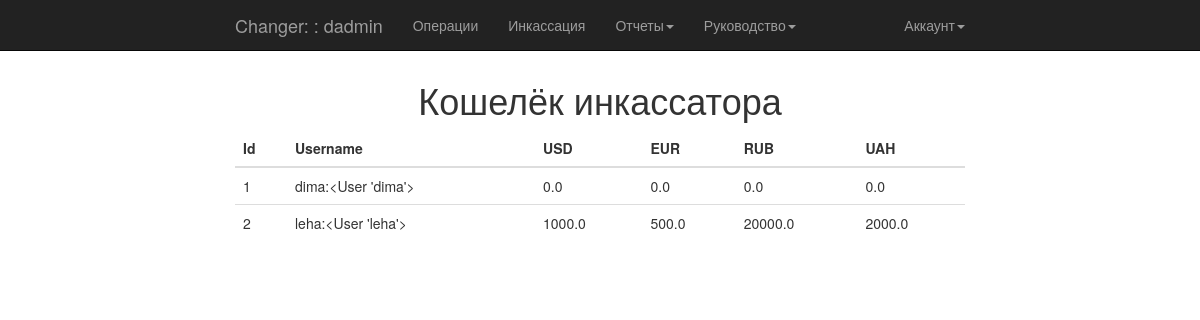
The page /boss/boss_money_collector (signed in) on the database its author committed.
### app/models.py (models this page shows, shortened)
class User(UserMixin, db.Model):
    __tablename__ = 'users'
    id = db.Column(db.Integer, primary_key=True)
    username = db.Column(db.String(64), unique=True, index=True)
    password_hash = db.Column(db.String(128))
    member_since = db.Column(db.DateTime(), default=datetime.utcnow)
    last_seen = db.Column(db.DateTime(), default=datetime.utcnow)
    status = db.Column(db.Boolean, default=True)
    role_id = db.Column(db.Integer, db.ForeignKey('roles.id'))
    role = db.relationship('Role', backref='user')
    cash_id = db.Column(db.Integer, db.ForeignKey('cashes.id'))
    cash = db.relationship('Cashes', backref='user')
    group_id = db.Column(db.Integer, db.ForeignKey('group_cashes.id'), default=1)
    group = db.relationship('GroupOfCashes', backref='user')
    deals = db.relationship('Deals', backref='user', lazy='dynamic')
    transactions = db.relationship('Transaction', backref='user', lazy='dynamic')
    collections = db.relationship('Collections', backref='user')
    def can(self, permissions):
        return self.role is not None and (self.role.permissions & permissions) == permissions
    @property
    def password(self):
        raise "Password isn't readable attribute"
    def __repr__(self):
        return '<User %r>' % self.username

class WalletCollector(db.Model):
    __tablename__ = "wallet_collector"
    id = db.Column(db.Integer, primary_key=True)
    collector_id = db.Column(db.Integer, db.ForeignKey('users.id'))
    date_operation = db.Column(db.DateTime, default=datetime.utcnow)
    count_uah = db.Column(db.Float)
    count_usd = db.Column(db.Float)
    count_eur = db.Column(db.Float)
    count_rub = db.Column(db.Float)
    collector = db.relationship('User')

### app/boss/views.py (the view)
@boss.route('/boss_money_collector')
@login_required
@permission_required(Permission.SHOW_STATUS)
def boss_money_collector():
    role_collector = Role.query.filter_by(name='Collector').first()
    collectors = User.query.filter_by(role=role_collector).filter_by(status=True).order_by('id').all()
    list_wallet_collector =[]
    for i in collectors:
        wallet_i = WalletCollector.query.filter_by(collector=i).order_by(WalletCollector.id.desc()).first()
        list_wallet_collector.append((i, wallet_i))
    return render_template('boss/boss_money_collector.html', list_wallet_collector=list_wallet_collector)

### app/main/__init__.py (called while the page is built)
@main.app_context_processor
def inject_permission():
    return dict(Permission=Permission)

### app/models.py (called while the page is built)
@login_manager.user_loader
def load_user(user_id):
    return User.query.get(int(user_id))

### app/templates/boss/boss_money_collector.html (shortened to what this page needs)
{% extends "base.html" %}
{% block content %}
    <div class="container loginpage">
        <div class="col-sm-8 col-sm-offset-2">
            <h1 class="text-center">Кошелёк инкассатора</h1>
            <table class="table">
                <thead>
                    <tr>
                        <th>Id</th>
                        <th>Username</th>
                        <th>USD</th>
                        <th>EUR</th>
                        <th>RUB</th>
                        <th>UAH</th>
                    </tr>
                </thead>
                <tbody>
                {% for i in list_wallet_collector %}
                    <tr>
                        <td>{{ loop.index }}</td>
                        <td>{{ i[0].username }}:{{ i[1].collector }}</td>
                        <td>{{ i[1].count_usd }}</td>
                        <td>{{ i[1].count_eur }}</td>
                        <td>{{ i[1].count_rub }}</td>
                        <td>{{ i[1].count_uah }}</td>
                    </tr>
                {% endfor %}
                </tbody>
            </table>
        </div>
    </div>
{% endblock %}

### app/templates/base.html (shortened to what this page needs)
<!DOCTYPE html>
<html lang="en" {% block html_attribs %}{% endblock html_attribs %}>
{% block html %}
    <head>
        {% block head %}
            {% block styles %}
                <link rel="stylesheet" href="{{ url_for('static', filename='bootstrap.min.css') }}">
                <link rel="stylesheet" href="{{ url_for('static', filename='style.css') }}">
            {% endblock styles %}
        {% endblock head %}
    </head>
    <body>
    {% block body %}
        {% block navbar %}
            <nav class="navbar navbar-inverse navbar-fixed-top">
                <div class="container">
                    <div class="col-md-8 col-md-offset-2">
                        <div class="navbar-header">
                            {% if current_user.is_authenticated %}
                                <a class="navbar-brand" href="#">Changer: {{ current_user.cash.branch }}: {{ current_user.username }}</a>
                            {% else %}
                                <a class="navbar-brand" href="#">Changer</a>
                            {% endif %}
                        </div>
                        <div class="navbar-collapse collapse">
                            <ul class="nav navbar-nav">
                                {% if current_user.is_authenticated %}
                                    {% if current_user.can(Permission.MAKE_OPERATION) %}
                                        <li><a href="{{ url_for('main.index') }}">Операции</a></li>
                                        <li><a href="{{ url_for('main.collections') }}">Инкассация</a></li>
                                        <li class="dropdown">
                                            <a href="#" class="dropdown-toggle" data-toggle="dropdown">Отчеты<b class="caret"></b></a>
                                        </li>
                                    {% endif %}
                                    {% if current_user.can(Permission.SHOW_STATUS) %}
                                        <li class="dropdown">
                                        <a href="#" class="dropdown-toggle" data-toggle="dropdown">Руководство<b class="caret"></b></a>
                                    </li>
                                    {% endif %}
                                {% endif %}
                            </ul>
                            <ul class="nav navbar-nav navbar-right">
                                {% if current_user.is_authenticated %}
                                    <li class="dropdown">
                                        <a href="#" class="dropdown-toggle" data-toggle="dropdown">Аккаунт<b class="caret"></b></a>
                                    </li>
                                {% else %}
                                    <li><a href="{{ url_for('auth.login') }}">Войти</a></li>
                                {% endif %}
                            </ul>
                        </div>
                    </div>
                </div>
            </nav>
        {% endblock navbar %}
        {% block content %}
        {% endblock content %}
    {% endblock body %}
    </body>
{% endblock html %}
</html>

### app/static/style.css (style rules this page uses)
.loginpage { margin-top: 60px; }

### rows shown on the page
User: username "dadmin"
User: username "dima", username "<User 'dima'>", count_usd "0.0", count_eur "0.0", count_rub "0.0", count_uah "0.0"
User: username "leha", username "<User 'leha'>", count_usd "1000.0", count_eur "500.0", count_rub "20000.0", count_uah "2000.0"
